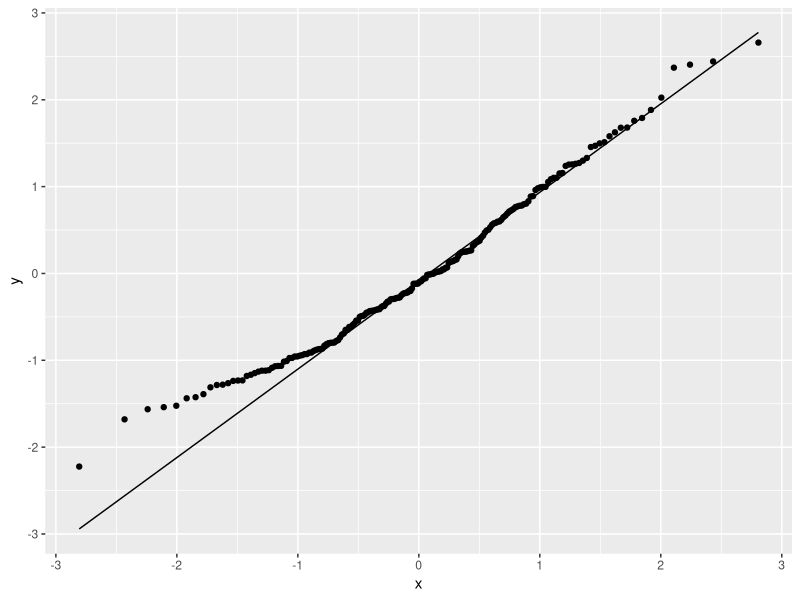
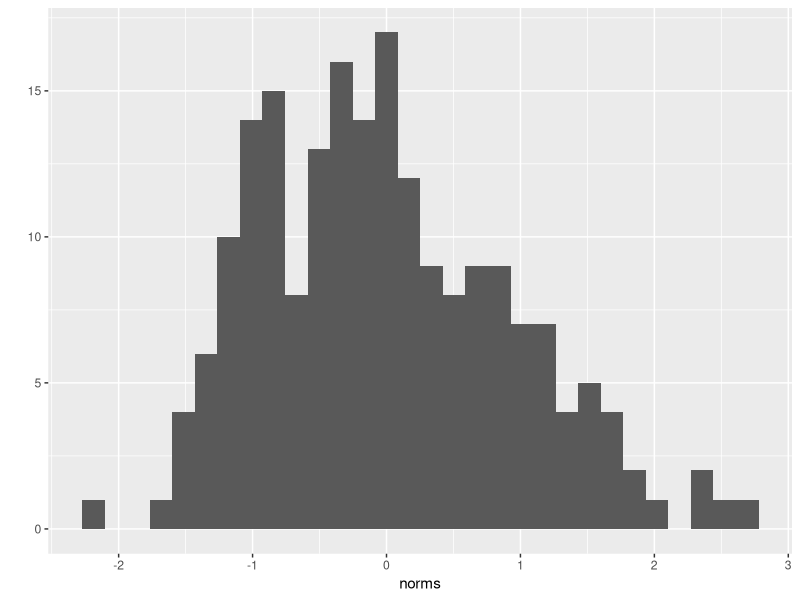
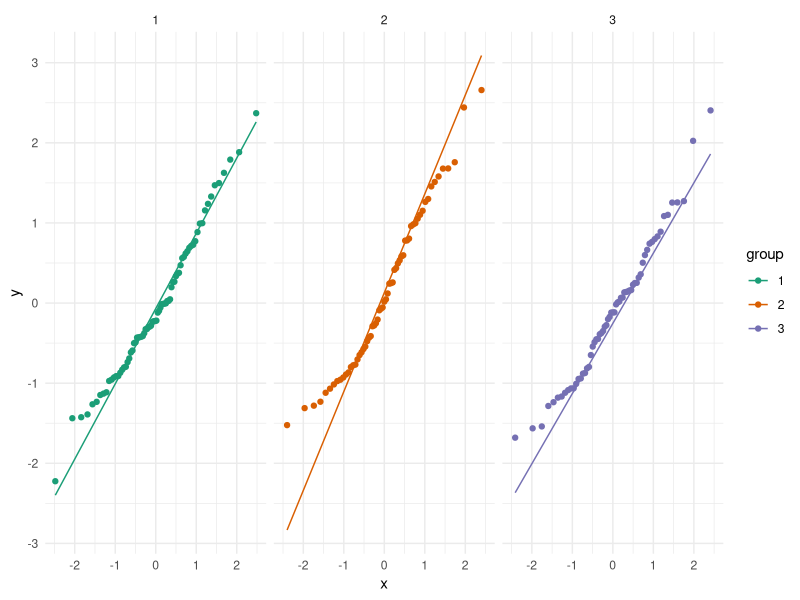
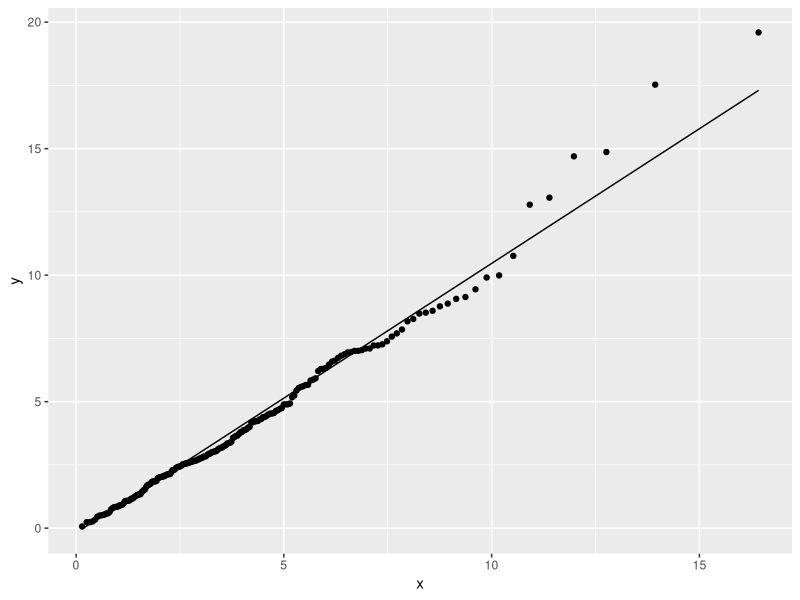

Recreate these plots in R, in order.
library(tidyverse)

set.seed(0)
norms <- rnorm(200)
#norms <- rchisq(200, 4)
df <- data.frame(norms)

ggplot(data = df, aes(sample = norms)) +
  geom_qq() +
  geom_qq_line()

# Let see the histogram of the data
qplot(x = norms)

# To get help
??ggplot

# Let considere that for our dataframe we have many groups
df$group <- factor(sample(1:3, 200, replace = T))
ggplot(data = df, aes(sample = norms, col = group)) +
  geom_qq() +
  geom_qq_line() + 
  facet_wrap(~group) +
  theme_minimal() + 
  scale_color_brewer(palette = "Dark2")

# Test fro chi2
chisq <- rchisq(200, 4)
df2 <- data.frame(chisq)
ggplot(data= df2, aes(sample = chisq)) +
  geom_qq(distribution = qchisq, dparams = list(df = 4)) +
  geom_qq_line(distribution = qchisq, dparams = list(df = 4))




